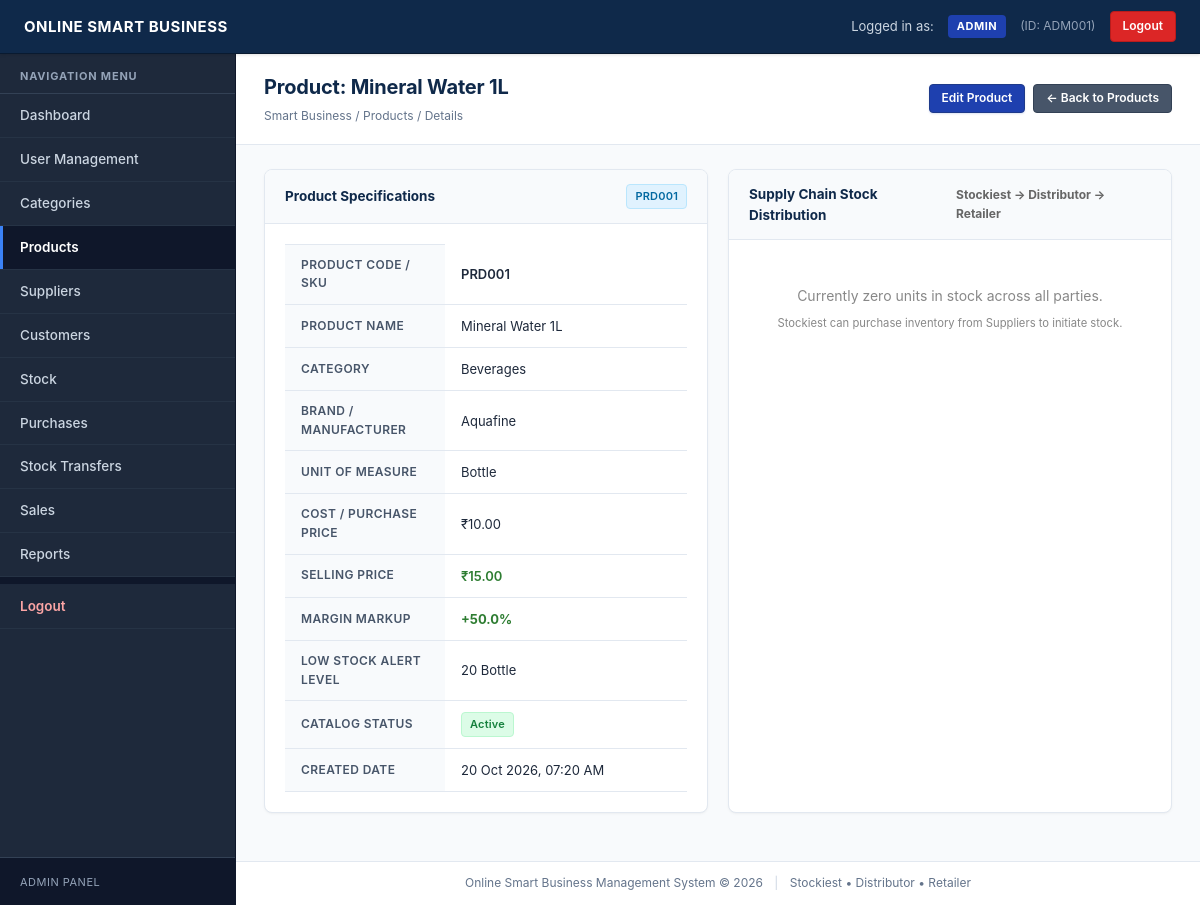
Screenshot of /products/view.php?id=45 (signed in) with the database file from the repository.
### tables this page shows
CREATE TABLE IF NOT EXISTS `products` (
    `id` INT(11) NOT NULL AUTO_INCREMENT,
    `product_id` VARCHAR(50) NOT NULL UNIQUE,
    `product_name` VARCHAR(150) NOT NULL,
    `category_id` INT(11) NOT NULL,
    `brand` VARCHAR(100) DEFAULT NULL,
    `unit` VARCHAR(30) NOT NULL DEFAULT 'Piece',
    `purchase_price` DECIMAL(10,2) NOT NULL DEFAULT 0.00,
    `selling_price` DECIMAL(10,2) NOT NULL DEFAULT 0.00,
    `minimum_stock_level` INT(11) NOT NULL DEFAULT 5,
    `status` ENUM('Active', 'Inactive') DEFAULT 'Active',
    `created_at` TIMESTAMP NOT NULL DEFAULT CURRENT_TIMESTAMP,
    PRIMARY KEY (`id`),
    KEY `fk_products_category` (`category_id`),
    CONSTRAINT `fk_products_category` FOREIGN KEY (`category_id`) REFERENCES `categories` (`id`) ON UPDATE CASCADE
);

CREATE TABLE IF NOT EXISTS `categories` (
    `id` INT(11) NOT NULL AUTO_INCREMENT,
    `category_name` VARCHAR(100) NOT NULL UNIQUE,
    `description` TEXT DEFAULT NULL,
    `status` ENUM('Active', 'Inactive') DEFAULT 'Active',
    `created_at` TIMESTAMP NOT NULL DEFAULT CURRENT_TIMESTAMP,
    PRIMARY KEY (`id`)
);

### includes/auth.php (called while the page is built, shortened)
<?php
function is_logged_in() {
    return isset($_SESSION['user_db_id']) && !empty($_SESSION['user_db_id']);
}
function has_role($role) {
    return strtolower($_SESSION['role_name'] ?? '') === strtolower($role);
}
function is_admin() {
    return has_role('Admin');
}
function e($str) {
    return htmlspecialchars((string)($str ?? ''), ENT_QUOTES, 'UTF-8');
}
?>

### products/view.php (the view, shortened to what this page needs)
<?php
require_once '../config/database.php';
require_once '../includes/auth.php';
$id = (int)($_GET['id'] ?? 0);
$stmt = mysqli_prepare($conn, "SELECT p.*, c.category_name
                               FROM products p
                               LEFT JOIN categories c ON p.category_id = c.id
                               WHERE p.id = ? LIMIT 1");
mysqli_stmt_bind_param($stmt, "i", $id);
mysqli_stmt_execute($stmt);
$res = mysqli_stmt_get_result($stmt);
$product = mysqli_fetch_assoc($res);
$cost = (float)$product['purchase_price'];
$selling = (float)$product['selling_price'];
$margin_pct = ($cost > 0) ? (($selling - $cost) / $cost) * 100 : 0;
$stock_query = "SELECT s.quantity, s.updated_at, u.user_id, u.full_name, r.role_name
                FROM stock s
                JOIN users u ON s.user_id = u.id
                JOIN roles r ON u.role_id = r.id
                WHERE s.product_id = ? AND s.quantity > 0
                ORDER BY r.id ASC, s.quantity DESC";
$st_stmt = mysqli_prepare($conn, $stock_query);
mysqli_stmt_bind_param($st_stmt, "i", $id);
mysqli_stmt_execute($st_stmt);
$stock_breakdown = mysqli_stmt_get_result($st_stmt);
include '../includes/header.php';
?>
<div class="page-header">
    <div>
        <h1>Product: <?php echo e($product['product_name']); ?></h1>
        <div class="page-breadcrumb">Smart Business / Products / Details</div>
    </div>
    <div style="display: flex; gap: 8px;">
        <?php if (is_admin() || is_stockiest()): ?>
            <a href="edit.php?id=<?php echo e($product['id']); ?>" class="btn btn-primary btn-sm">Edit Product</a>
        <?php endif; ?>
        <a href="index.php" class="btn btn-secondary btn-sm">&larr; Back to Products</a>
    </div>
</div>
<div class="page-content">
    <div class="grid-row">
        <div class="grid-col-6">
            <div class="card">
                <div class="card-header">
                    <span>Product Specifications</span>
                    <span class="badge badge-info"><?php echo e($product['product_id']); ?></span>
                </div>
                <div class="card-body">
                    <table class="data-table">
                        <tr>
                            <th style="width: 160px;">Product Code / SKU</th>
                            <td><strong><?php echo e($product['product_id']); ?></strong></td>
                        </tr>
                        <tr>
                            <th>Product Name</th>
                            <td><?php echo e($product['product_name']); ?></td>
                        </tr>
                        <tr>
                            <th>Category</th>
                            <td><?php echo e($product['category_name'] ?? 'Uncategorized'); ?></td>
                        </tr>
                        <tr>
                            <th>Brand / Manufacturer</th>
                            <td><?php echo e($product['brand'] ?? '—'); ?></td>
                        </tr>
                        <tr>
                            <th>Unit of Measure</th>
                            <td><?php echo e($product['unit']); ?></td>
                        </tr>
                        <tr>
                            <th>Cost / Purchase Price</th>
                            <td>₹<?php echo number_format($product['purchase_price'], 2); ?></td>
                        </tr>
                        <tr>
                            <th>Selling Price</th>
                            <td><strong style="color: #2e7d32;">₹<?php echo number_format($product['selling_price'], 2); ?></strong></td>
                        </tr>
                        <tr>
                            <th>Margin Markup</th>
                            <td>
                                <?php if ($margin_pct >= 0): ?>
                                    <span style="color: #2e7d32; font-weight: bold;">+<?php echo number_format($margin_pct, 1); ?>%</span>
                                <?php else: ?>
                                    <span style="color: #c9302c; font-weight: bold;"><?php echo number_format($margin_pct, 1); ?>%</span>
                                <?php endif; ?>
                            </td>
                        </tr>
                        <tr>
                            <th>Low Stock Alert Level</th>
                            <td><?php echo e($product['minimum_stock_level']); ?> <?php echo e($product['unit']); ?></td>
                        </tr>
                        <tr>
                            <th>Catalog Status</th>
                            <td>
                                <?php if ($product['status'] === 'Active'): ?>
                                    <span class="badge badge-success">Active</span>
                                <?php else: ?>
                                    <span class="badge badge-danger">Inactive</span>
                                <?php endif; ?>
                            </td>
                        </tr>
                        <tr>
                            <th>Created Date</th>
                            <td><?php echo date('d M Y, h:i A', strtotime($product['created_at'])); ?></td>
                        </tr>
                    </table>
                </div>
            </div>
        </div>
        <div class="grid-col-6">
            <div class="card">
                <div class="card-header">
                    <span>Supply Chain Stock Distribution</span>
                    <span style="font-size: 12px; color: #666;">Stockiest &rarr; Distributor &rarr; Retailer</span>
                </div>
                <div class="card-body">
                    <?php if (mysqli_num_rows($stock_breakdown) === 0): ?>
                        <div style="padding: 25px; text-align: center; color: #888;">
                            <p style="font-size: 14px; margin-bottom: 5px;">Currently zero units in stock across all parties.</p>
                            <small>Stockiest can purchase inventory from Suppliers to initiate stock.</small>
                        </div>
                    <?php endif; ?>
                </div>
            </div>
        </div>
    </div>
</div>
<?php
include '../includes/footer.php';
?>

### assets/css/style.css (style rules this page uses)
html, body { height: 100%; }
*, *::before, *::after { margin: 0; padding: 0; box-sizing: border-box; }
body { font-family: -apple-system, BlinkMacSystemFont, "Segoe UI", Roboto, "Helvetica Neue", Arial, sans-serif; font-size: 13.5px; line-height: 1.55; color: #1e293b; background-color: #f8fafc; -webkit-font-smoothing: antialiased; -moz-osx-font-smoothing: grayscale; }
.btn { display: inline-block; padding: 9px 16px; font-size: 13px; font-family: inherit; font-weight: 600; text-align: center; text-decoration: none; border: 1px solid transparent; border-radius: 5px; cursor: pointer; transition: all 0.15s ease; line-height: 1.4; }
.btn-primary { background-color: #1e40af; color: #ffffff; border-color: #1e3a8a; box-shadow: 0 1px 2px rgba(30, 64, 175, 0.15); }
.btn-secondary { background-color: #475569; color: #ffffff; border-color: #334155; }
.btn-sm { padding: 5px 12px; font-size: 12px; border-radius: 4px; }
.page-header { background-color: #ffffff; padding: 18px 28px; border-bottom: 1px solid #e2e8f0; display: flex; justify-content: space-between; align-items: center; width: 100%; box-sizing: border-box; flex-shrink: 0; }
.page-header h1 { font-size: 20px; font-weight: 700; color: #0f294a; margin: 0; letter-spacing: -0.2px; }
.page-breadcrumb { font-size: 12px; color: #64748b; margin-top: 4px; }
.page-content { padding: 24px 28px; flex: 1 0 auto; width: 100%; box-sizing: border-box; }
.card { background: #ffffff; border: 1px solid #e2e8f0; border-radius: 8px; margin-bottom: 24px; box-shadow: 0 1px 3px 0 rgba(0, 0, 0, 0.04), 0 1px 2px -1px rgba(0, 0, 0, 0.04); display: flex; flex-direction: column; overflow: hidden; width: 100%; box-sizing: border-box; }
.card-header { background-color: #f8fafc; border-bottom: 1px solid #e2e8f0; padding: 14px 20px; font-weight: 700; font-size: 13.5px; color: #0f294a; display: flex; justify-content: space-between; align-items: center; }
.card-body { padding: 20px; flex: 1; }
.grid-row { display: grid; grid-template-columns: repeat(2, minmax(0, 1fr)); gap: 20px; margin-bottom: 24px; width: 100%; box-sizing: border-box; }
.grid-col-6 { min-width: 0; display: flex; flex-direction: column; }
.grid-col-6 .card { flex: 1; display: flex; flex-direction: column; margin-bottom: 0; height: 100%; }
.grid-col-6 .card .card-body { flex: 1; }
.data-table { width: 100%; border-collapse: collapse; font-size: 13px; color: #1e293b; margin: 0; }
.data-table th, .data-table td { padding: 11px 16px; border-bottom: 1px solid #e2e8f0; text-align: left; vertical-align: middle; }
.data-table th { background-color: #f8fafc; font-weight: 600; font-size: 12px; color: #475569; text-transform: uppercase; letter-spacing: 0.4px; border-top: 1px solid #e2e8f0; }
.data-table td strong { font-weight: 600; }
.badge { display: inline-block; padding: 3px 8px; font-size: 11px; font-weight: 600; border-radius: 4px; letter-spacing: 0.2px; }
.badge-success { background-color: #dcfce7; color: #15803d; border: 1px solid #bbf7d0; }
.badge-info { background-color: #e0f2fe; color: #0369a1; border: 1px solid #bae6fd; }

### rows the page displays
products: product_name "Mineral Water 1L", product "PRD001", category.category_name "Beverages", brand "Aquafine", unit "Bottle", purchase_price "10.00", selling_price "15.00", margin_pct "50.0", minimum_stock_level "20", created_at "20 Oct 2026, 07:20 AM"

### other values shown
$current_user['role_name'] "ADMIN"
$current_user['user_id'] "ADM001"
